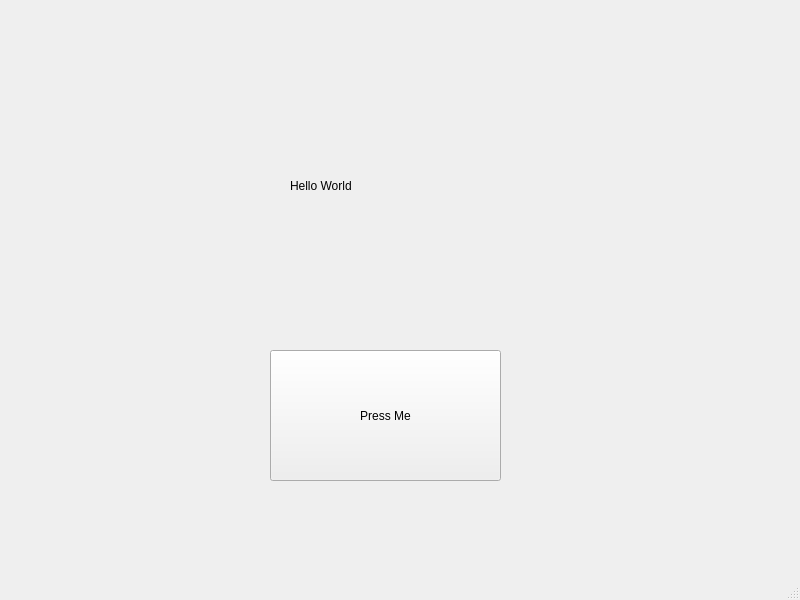
<?xml version="1.0" encoding="UTF-8"?>
<ui version="4.0">
 <class>MainWindow</class>
 <widget class="QMainWindow" name="MainWindow">
  <property name="geometry">
   <rect>
    <x>0</x>
    <y>0</y>
    <width>800</width>
    <height>600</height>
   </rect>
  </property>
  <property name="windowTitle">
   <string>MainWindow</string>
  </property>
  <widget class="QWidget" name="centralwidget">
   <widget class="QPushButton" name="button1">
    <property name="geometry">
     <rect>
      <x>270</x>
      <y>350</y>
      <width>231</width>
      <height>131</height>
     </rect>
    </property>
    <property name="text">
     <string>Press Me</string>
    </property>
   </widget>
   <widget class="QLabel" name="label1">
    <property name="geometry">
     <rect>
      <x>290</x>
      <y>130</y>
      <width>331</width>
      <height>111</height>
     </rect>
    </property>
    <property name="text">
     <string>Hello World</string>
    </property>
   </widget>
  </widget>
  <widget class="QMenuBar" name="menubar">
   <property name="geometry">
    <rect>
     <x>0</x>
     <y>0</y>
     <width>800</width>
     <height>22</height>
    </rect>
   </property>
  </widget>
  <widget class="QStatusBar" name="statusbar"/>
 </widget>
 <resources/>
 <connections/>
</ui>
